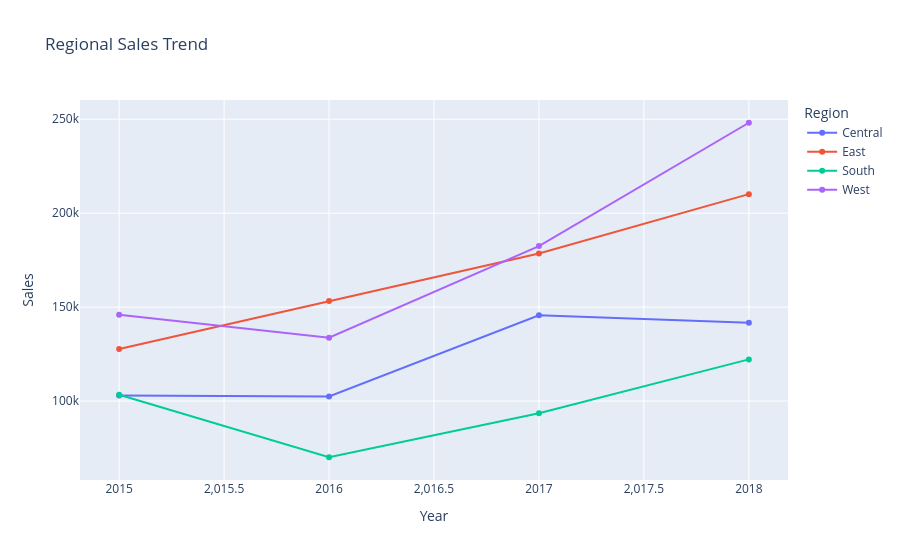

Notebook source saved alongside this figure:
### Code cell
# ==========================================================
# Monthly Regional Sales Trend
# ==========================================================

monthly_region = (
    df.groupby(["Year", "Region"])["Sales"]
      .sum()
      .reset_index()
)

fig = px.line(
    monthly_region,
    x="Year",
    y="Sales",
    color="Region",
    markers=True,
    title="Regional Sales Trend"
)

fig.show()

### Figure 1 — Plotly figure (JSON) as saved in the notebook; plotly's stock layout.template omitted (floating-point values rounded to 4 significant figures)
{"data": [{"hovertemplate": "Region=Central<br>Year=%{x}<br>Sales=%{y}<extra></extra>", "legendgroup": "Central", "line": {"color": "#636efa", "dash": "solid"}, "marker": {"symbol": "circle"}, "mode": "markers+lines", "name": "Central", "orientation": "v", "showlegend": true, "type": "scatter", "x": [2015, 2016, 2017, 2018], "xaxis": "x", "y": [102900.0, 102400.0, 145700.0, 141600.0], "yaxis": "y"}, {"hovertemplate": "Region=East<br>Year=%{x}<br>Sales=%{y}<extra></extra>", "legendgroup": "East", "line": {"color": "#EF553B", "dash": "solid"}, "marker": {"symbol": "circle"}, "mode": "markers+lines", "name": "East", "orientation": "v", "showlegend": true, "type": "scatter", "x": [2015, 2016, 2017, 2018], "xaxis": "x", "y": [127700.0, 153200.0, 178500.0, 210100.0], "yaxis": "y"}, {"hovertemplate": "Region=South<br>Year=%{x}<br>Sales=%{y}<extra></extra>", "legendgroup": "South", "line": {"color": "#00cc96", "dash": "solid"}, "marker": {"symbol": "circle"}, "mode": "markers+lines", "name": "South", "orientation": "v", "showlegend": true, "type": "scatter", "x": [2015, 2016, 2017, 2018], "xaxis": "x", "y": [103400.0, 70080.0, 93540.0, 122200.0], "yaxis": "y"}, {"hovertemplate": "Region=West<br>Year=%{x}<br>Sales=%{y}<extra></extra>", "legendgroup": "West", "line": {"color": "#ab63fa", "dash": "solid"}, "marker": {"symbol": "circle"}, "mode": "markers+lines", "name": "West", "orientation": "v", "showlegend": true, "type": "scatter", "x": [2015, 2016, 2017, 2018], "xaxis": "x", "y": [145900.0, 133700.0, 182500.0, 248100.0], "yaxis": "y"}], "layout": {"legend": {"title": {"text": "Region"}, "tracegroupgap": 0}, "title": {"text": "Regional Sales Trend"}, "xaxis": {"anchor": "y", "domain": [0, 1], "title": {"text": "Year"}}, "yaxis": {"anchor": "x", "domain": [0, 1], "title": {"text": "Sales"}}}}
